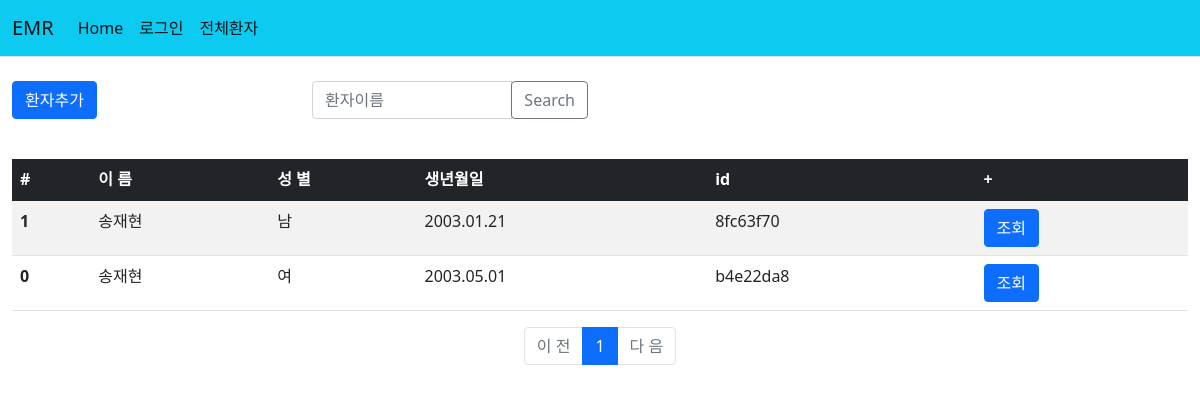
The page /patient/ on the database its author committed.
### patient/models.py (models this page shows)
class Patient2(models.Model):
    id = models.CharField(primary_key=True, max_length=36, default=uuid.uuid4)
    name = models.CharField(max_length=10)
    front_resident = models.CharField(max_length=8)
    back_resident = models.CharField(max_length=1)
    phone = models.CharField(max_length=30)

### patient/views.py (the view)
# urls.py: path('', views.index, name='index'),
def index(request):
    page = request.GET.get('page', 1)
    patient_list = Patient2.objects.order_by('id')
    paginator = Paginator(patient_list, 10)
    page_obj = paginator.get_page(page)
    context = {'patient_list':page_obj}
    return render(request, 'patient/patient_list.html', context)

### patient/templatetags/patient_filter.py (called while the page is built)
@register.filter
def sub(value, arg):
    return value-arg

@register.filter
def back(value):
    ans=''
    if int(value)%2==0:
        ans = '여'
    else:
        ans = '남'
    return ans

@register.filter
def birth(value):
    birth = value[:4]+'.'+value[4:6]+'.'+value[6:]
    return birth

@register.filter
def id_cut(value):
    return value[:8]

### templates/patient/patient_list.html
{% extends "base.html" %}
{% load patient_filter %}
{% block content %}
<div class="container-fluid mt-4 mb-4">
    <div class="row">
        <div class="col-md-3">
            <a href="{% url 'patient:patient_add' %}" class="btn btn-primary">환자추가</a>
        </div>
        <div class="col-md-3">
            <div class="input-group mb-3">
                <input type="text" class="form-control" placeholder="환자이름" aria-label="Search 2" aria-describedby="basic-addon2">
                <div class="input-group-append">
                    <button class="btn btn-outline-secondary" type="button">Search</button>
                </div>
            </div>
        </div>
    </div>
</div>
{% if patient_list %}
<div class="container-fluid">
    <table class="table table-border table-Secondary table-striped">
        <thead>
        <tr class="table-dark">
            <th scope="col">#</th>
            <th scope="col">이 름</th>
            <th scope="col">성 별</th>
            <th scope="col">생년월일</th>
            <th scope="col">id</th>
            <th scope="col">+</th>
        </tr>
        </thead>
        <tbody>
        {% for patient in patient_list %}
        <tr>
            <th scope="row">{{patient_list.paginator.count|sub:patient_list.start_index|sub:forloop.counter|add:1}}</th>
            <td>{{patient.name}}</td>
            <td>{{patient.back_resident|back}}</td>
            <td>{{patient.front_resident|birth}}</td>
            <td>{{patient.id|id_cut}}</td>
            <td><a class="btn btn-primary" href="{% url 'patient:detail' patient.id %}" role="button">조회</a></td>
        </tr>
        {% endfor %}
        </tbody>
    </table>
    <ul class="pagination justify-content-center">
        {% if patient_list.has_previous %}
        <li class="page-item">
            <a class="page-link" href="?page={{patient_list.previous_page_number}}">이 전</a>
        </li>
        {% else %}
        <li class="page-item disabled">
            <a class="page-link" tabindex="-1" aria-disabled="true" href="#">이 전</a>
        </li>
        {% endif %}
        {% for page_number in patient_list.paginator.page_range %}
        {% if page_number >= patient_list.number|add:-5 and page_number <= patient_list.number|add:5 %}
        {% if page_number == patient_list.number %}
        <li class="page-item active" aria-current="page">
            <a class="page-link" href="?page={{ page_number }}">{{ page_number }}</a>
        </li>
        {% else %}
        <li class="page-item">
            <a class="page-link" href="?page={{ page_number }}">{{ page_number }}</a>
        </li>
        {% endif %}
        {% endif %}
        {% endfor %}
        {% if patient_list.has_next %}
        <li class="page-item">
            <a class="page-link" href="?page={{ patient_list.next_page_number }}">다 음</a>
        </li>
        {% else %}
        <li class="page-item disabled">
            <a class="page-link" tabindex="-1" aria-disabled="true" href="#">다 음</a>
        </li>
        {% endif %}
    </ul>
</div>
{% else %}
    <p>환자가 없습니다.</p>
{% endif %}
{% endblock %}

### rows shown on the page
Patient2: paginator.count|sub "1", name "송재현", back_resident|back "남", front_resident|birth "2003.01.21", id|id_cut "8fc63f70"
Patient2: paginator.count|sub "0", name "송재현", back_resident|back "여", front_resident|birth "2003.05.01", id|id_cut "b4e22da8"

### other values the page prints
{{ page_number }} "1"
